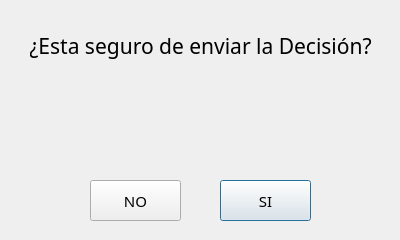
<?xml version="1.0" encoding="UTF-8"?>
<ui version="4.0">
 <class>Dialog</class>
 <widget class="QDialog" name="Dialog">
  <property name="geometry">
   <rect>
    <x>0</x>
    <y>0</y>
    <width>400</width>
    <height>240</height>
   </rect>
  </property>
  <property name="windowTitle">
   <string>Dialog</string>
  </property>
  <widget class="QPushButton" name="btn_aceptar">
   <property name="geometry">
    <rect>
     <x>220</x>
     <y>180</y>
     <width>91</width>
     <height>41</height>
    </rect>
   </property>
   <property name="font">
    <font>
     <family>Dubai Medium</family>
     <pointsize>11</pointsize>
    </font>
   </property>
   <property name="text">
    <string>SI</string>
   </property>
  </widget>
  <widget class="QLabel" name="label_decision">
   <property name="geometry">
    <rect>
     <x>40</x>
     <y>80</y>
     <width>321</width>
     <height>61</height>
    </rect>
   </property>
   <property name="font">
    <font>
     <family>Dubai Medium</family>
     <pointsize>12</pointsize>
    </font>
   </property>
   <property name="text">
    <string/>
   </property>
   <property name="alignment">
    <set>Qt::AlignCenter</set>
   </property>
  </widget>
  <widget class="QPushButton" name="btn_salir">
   <property name="geometry">
    <rect>
     <x>90</x>
     <y>180</y>
     <width>91</width>
     <height>41</height>
    </rect>
   </property>
   <property name="font">
    <font>
     <family>Dubai Medium</family>
     <pointsize>11</pointsize>
    </font>
   </property>
   <property name="text">
    <string>NO</string>
   </property>
  </widget>
  <widget class="QLabel" name="label">
   <property name="geometry">
    <rect>
     <x>30</x>
     <y>20</y>
     <width>341</width>
     <height>51</height>
    </rect>
   </property>
   <property name="font">
    <font>
     <family>Dubai Medium</family>
     <pointsize>16</pointsize>
    </font>
   </property>
   <property name="text">
    <string>¿Esta seguro de enviar la Decisión?</string>
   </property>
   <property name="alignment">
    <set>Qt::AlignCenter</set>
   </property>
  </widget>
 </widget>
 <resources/>
 <connections/>
</ui>
